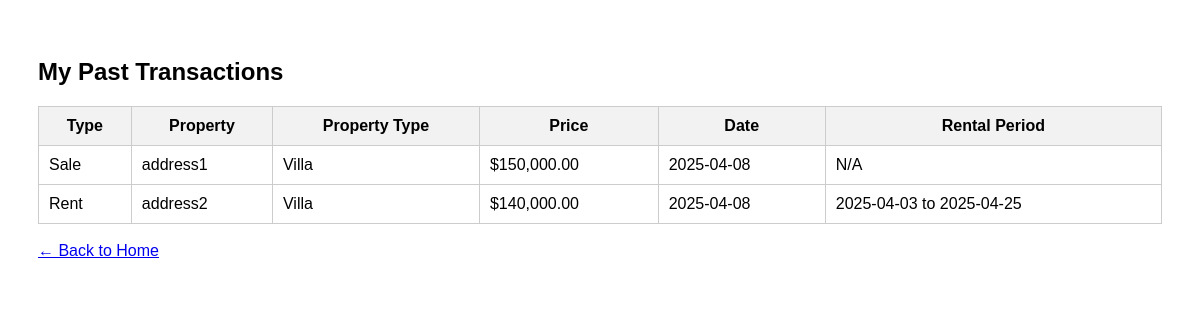
/php/my_transactions.php (signed in), run on the app's committed database.
### tables this page shows
CREATE TABLE `transaction` (
  `TransactionID` int(11) NOT NULL,
  `PropertyID` int(11) NOT NULL,
  `ClientID` int(11) NOT NULL,
  `AgentID` int(11) NOT NULL,
  `TransactionDate` date DEFAULT curdate(),
  `Type` enum('Sale','Rent') NOT NULL,
  `FinalPrice` decimal(10,2) NOT NULL,
  `AdminID` int(11) DEFAULT NULL
);

CREATE TABLE `property` (
  `PropertyID` int(11) NOT NULL,
  `AgentID` int(11) NOT NULL,
  `Address` varchar(255) NOT NULL,
  `Type` varchar(50) DEFAULT NULL,
  `Size` int(11) DEFAULT NULL,
  `Price` decimal(10,2) NOT NULL,
  `Status` enum('For Sale','For Rent') DEFAULT 'For Sale',
  `ImageURL` varchar(255) DEFAULT NULL,
  `OwnerID` int(11) DEFAULT NULL
);

CREATE TABLE `rentaldetails` (
  `TransactionID` int(11) NOT NULL,
  `StartDate` date NOT NULL,
  `EndDate` date NOT NULL
);

### php/my_transactions.php (the view, shortened to what this page needs)
<?php
include 'db.php';
$clientID = $_SESSION['user_id'];
$sql = "SELECT
            t.TransactionID,
            t.Type,
            t.TransactionDate,
            t.FinalPrice,
            p.Address,
            p.Type AS PropertyType,
            r.StartDate,
            r.EndDate
        FROM transaction t
        JOIN property p ON t.PropertyID = p.PropertyID
        LEFT JOIN rentaldetails r ON t.TransactionID = r.TransactionID
        WHERE t.ClientID = ?
        ORDER BY t.TransactionDate DESC";
$stmt = $conn->prepare($sql);
$stmt->bind_param("i", $clientID);
$stmt->execute();
$result = $stmt->get_result();
?>
<!DOCTYPE html>
<html>
<head>
</head>
<body>
  <h2>My Past Transactions</h2>
  <?php if ($result->num_rows > 0): ?>
    <table>
      <thead>
        <tr>
          <th>Type</th>
          <th>Property</th>
          <th>Property Type</th>
          <th>Price</th>
          <th>Date</th>
          <th>Rental Period</th>
        </tr>
      </thead>
      <tbody>
        <?php while($row = $result->fetch_assoc()): ?>
          <tr>
            <td><?= $row['Type'] ?></td>
            <td><?= htmlspecialchars($row['Address']) ?></td>
            <td><?= $row['PropertyType'] ?></td>
            <td>$<?= number_format($row['FinalPrice'], 2) ?></td>
            <td><?= $row['TransactionDate'] ?></td>
            <td>
              <?php if ($row['Type'] === 'Rent'): ?>
                <?= $row['StartDate'] ?> to <?= $row['EndDate'] ?>
              <?php else: ?>
                N/A
              <?php endif; ?>
            </td>
          </tr>
        <?php endwhile; ?>
      </tbody>
    </table>
  <?php else: ?>
    <p>You haven't completed any transactions yet.</p>
  <?php endif; ?>
  <br><a href="index.php">← Back to Home</a>
</body>
</html>

### php/my_transactions.php (style rules this page uses)
body { font-family: Arial, sans-serif; padding: 30px; }
table { border-collapse: collapse; width: 100%; margin-top: 20px; }
th, td { padding: 10px; border: 1px solid #ccc; }
th { background: #f2f2f2; }
h2 { margin-bottom: 20px; }

### data on the page
transaction: Type "Sale", PropertyID.Address "address1", PropertyID.Type "Villa", FinalPrice "150,000.00", TransactionDate "2025-04-08", shows "N/A"
transaction: Type "Rent", PropertyID.Address "address2", PropertyID.Type "Villa", FinalPrice "140,000.00", TransactionDate "2025-04-08", rentaldetails.StartDate "2025-04-03", rentaldetails.EndDate "2025-04-25"
